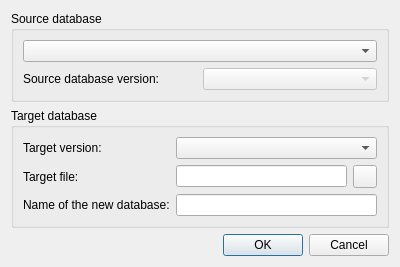
<?xml version="1.0" encoding="UTF-8"?>
<ui version="4.0">
 <class>DbConverterDialog</class>
 <widget class="QDialog" name="DbConverterDialog">
  <property name="geometry">
   <rect>
    <x>0</x>
    <y>0</y>
    <width>400</width>
    <height>251</height>
   </rect>
  </property>
  <property name="windowTitle">
   <string>Dialog</string>
  </property>
  <layout class="QVBoxLayout" name="verticalLayout">
   <item>
    <widget class="QGroupBox" name="srcGroup">
     <property name="title">
      <string>Source database</string>
     </property>
     <layout class="QGridLayout" name="gridLayout">
      <item row="0" column="0" colspan="2">
       <widget class="QComboBox" name="srcDbCombo"/>
      </item>
      <item row="1" column="0">
       <widget class="QLabel" name="srcDbVersionLabel">
        <property name="text">
         <string>Source database version:</string>
        </property>
       </widget>
      </item>
      <item row="1" column="1">
       <widget class="QComboBox" name="srcDbVersionCombo">
        <property name="enabled">
         <bool>false</bool>
        </property>
       </widget>
      </item>
     </layout>
    </widget>
   </item>
   <item>
    <widget class="QGroupBox" name="trgGroup">
     <property name="title">
      <string>Target database</string>
     </property>
     <layout class="QGridLayout" name="gridLayout_2">
      <item row="0" column="0">
       <widget class="QLabel" name="trgVersionLabel">
        <property name="text">
         <string>Target version:</string>
        </property>
       </widget>
      </item>
      <item row="1" column="1">
       <widget class="QLineEdit" name="trgFileEdit">
        <property name="toolTip">
         <string>This is the file that will be created as a result of the conversion.</string>
        </property>
       </widget>
      </item>
      <item row="1" column="0">
       <widget class="QLabel" name="trgFileLabel">
        <property name="text">
         <string>Target file:</string>
        </property>
       </widget>
      </item>
      <item row="2" column="0">
       <widget class="QLabel" name="trgNameLabel">
        <property name="text">
         <string>Name of the new database:</string>
        </property>
       </widget>
      </item>
      <item row="1" column="2">
       <widget class="QToolButton" name="trgFileButton">
        <property name="text">
         <string/>
        </property>
       </widget>
      </item>
      <item row="0" column="1" colspan="2">
       <widget class="QComboBox" name="trgVersionCombo"/>
      </item>
      <item row="2" column="1" colspan="2">
       <widget class="QLineEdit" name="trgNameEdit">
        <property name="toolTip">
         <string>This is the name that the converted database will be added to SQLiteStudio with.</string>
        </property>
       </widget>
      </item>
     </layout>
    </widget>
   </item>
   <item>
    <widget class="QDialogButtonBox" name="buttonBox">
     <property name="orientation">
      <enum>Qt::Horizontal</enum>
     </property>
     <property name="standardButtons">
      <set>QDialogButtonBox::Cancel|QDialogButtonBox::Ok</set>
     </property>
    </widget>
   </item>
  </layout>
 </widget>
 <resources/>
 <connections>
  <connection>
   <sender>buttonBox</sender>
   <signal>accepted()</signal>
   <receiver>DbConverterDialog</receiver>
   <slot>accept()</slot>
   <hints>
    <hint type="sourcelabel">
     <x>248</x>
     <y>254</y>
    </hint>
    <hint type="destinationlabel">
     <x>157</x>
     <y>274</y>
    </hint>
   </hints>
  </connection>
  <connection>
   <sender>buttonBox</sender>
   <signal>rejected()</signal>
   <receiver>DbConverterDialog</receiver>
   <slot>reject()</slot>
   <hints>
    <hint type="sourcelabel">
     <x>316</x>
     <y>260</y>
    </hint>
    <hint type="destinationlabel">
     <x>286</x>
     <y>274</y>
    </hint>
   </hints>
  </connection>
 </connections>
</ui>
